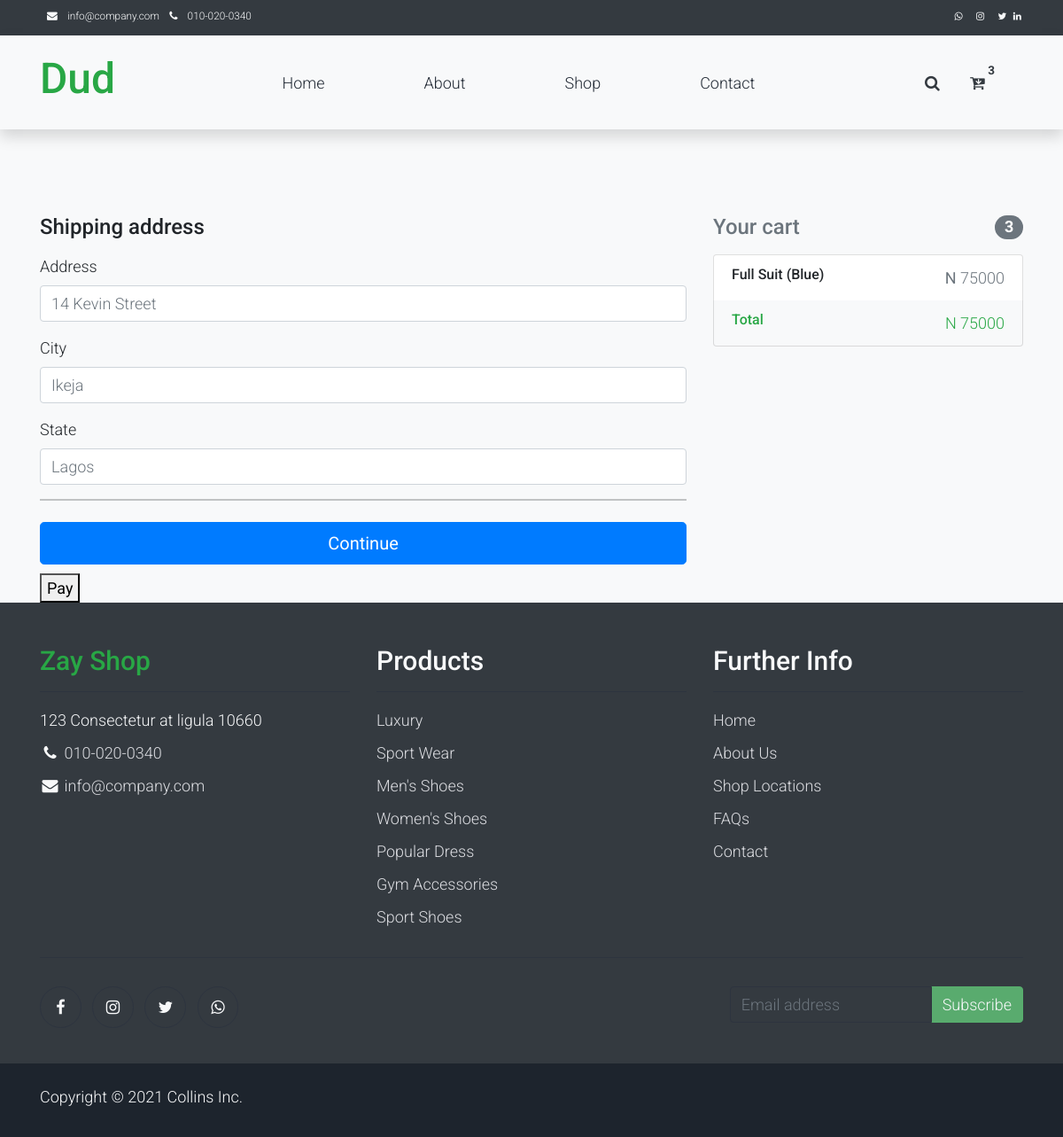
Screenshot of /checkout/ (signed in) with the database file from the repository.
### store/models.py (models this page shows, shortened)
class Order(models.Model):
    customer = models.ForeignKey(Customer, on_delete=models.SET_NULL, null=True, blank=True)
    date_ordered = models.DateTimeField(auto_now_add=True)
    complete = models.BooleanField(default=False)
    transaction_id = models.CharField(max_length=100, null=True, blank=True)
    @property
    def get_cart_total(self):
        orderitems = self.orderitem_set.all()
        total = sum([item.get_total_price for item in orderitems])
        return total
    @property
    def get_cart_items(self):
        orderitems = self.orderitem_set.all()
        total = sum([item.quantity for item in orderitems])
        return total
    @property
    def shipping(self):
        shipping = True
        return shipping

class OrderItem(models.Model):
    product = models.ForeignKey(Product, on_delete=models.SET_NULL, null=True, blank=True)
    order = models.ForeignKey(Order, null=True, blank=True, on_delete=models.CASCADE)
    quantity = models.IntegerField(default=0, null=True, blank=True)
    date_added = models.DateTimeField(auto_now_add=True)
    @property
    def get_total_price(self):
        total = self.product.price * self.quantity
        return total

class Product(models.Model):
    name = models.CharField(max_length=200, null=True, blank=True)
    image = models.ImageField(null=True, blank=True)
    price = models.IntegerField(null=True, blank=True)

### store/views.py (the view)
# urls.py: path('checkout/', checkout, name='checkout'),
def checkout(request):
    data = cartData(request)
    cartItems = data['cartItems']
    order = data['order']
    items = data['items']
    context = {
        'items': items,
        'order': order,
        'cartItems':cartItems
    }
    return render(request, 'store/checkout.html', context)

### store/utils.py (called while the page is built)
def cartData(request):
    if request.user.is_authenticated:
        customer = request.user.customer
        order, created = Order.objects.get_or_create(customer=customer, complete=False)
        items = order.orderitem_set.all()
        cartItems = order.get_cart_items
    else:
        cookieData = cookieCart(request)
        cartItems = cookieData['cartItems']
        order = cookieData['order']
        items = cookieData['items']
    return  {'items': items, 'order': order,'cartItems': cartItems}

### store/templates/store/checkout.html (shortened to what this page needs)
{% extends 'store/main.html' %}
{% load static %}
{% block content %}
<body class="bg-light">
  <div class="container">
    <div class="py-5 text-center">
      </div>
    <div class="row">
      <div class="col-md-4 order-md-2 mb-4">
        <h4 class="d-flex justify-content-between align-items-center mb-3">
          <span class="text-muted">Your cart</span>
          <span class="badge badge-secondary badge-pill">{{ order.get_cart_items }}</span>
        </h4>
        <ul class="list-group mb-3">
          {% for item in items %}
          <li class="list-group-item d-flex justify-content-between lh-condensed">
            <div>
              <h6 class="my-0">{{ item.product.name }}</h6>
            </div>
            <span class="text-muted"> <strong>N</strong> {{ item.get_total_price }}</span>
          </li>
          {% endfor %}
          <li class="list-group-item d-flex justify-content-between bg-light">
            <div class="text-success">
              <h6 class="my-0">Total</h6>
            </div>
            <span class="text-success">N {{ order.get_cart_total }}</span>
          </li>
        </ul>
      </div>
      <div class="col-md-8 order-md-1">
        <h4 id="shipping-title" class="mb-3">Shipping address</h4>
        <form class="needs-validation" id="form" novalidate="">
          <div class="mb-3">
            <label for="address2">Address</label>
            <input name="address2" type="text" class="form-control" id="address2" placeholder="14 Kevin Street">
          </div>
          <div class="mb-3">
            <label for="city">City</label>
            <input name="city" type="text" class="form-control" id="city" placeholder="Ikeja">
          </div>
          <div class="mb-3">
            <label for="state">State</label>
            <input type="text" name="state" class="form-control" id="address" placeholder="Lagos" required="">
          </div>
          <hr class="mb-4">
          <button class="btn btn-primary btn-lg btn-block" style="margin-bottom: 10px;" id="submit-form" type="submit">Continue</button>
        </form>
        <form id="paymentForm">
          <div class="form-submit">
            <button type="submit" onclick="payWithPaystack()"> Pay </button>
          </div>
      </form>
      </div>
    </div>
  </div>
{% endblock content %}

### static/css/templatemo.css (style rules this page uses)
body, ul, li, p, a, label, input, div { font-family: 'Roboto', sans-serif; font-size: 18px !important; font-weight: 300 !important; }
.text-muted { color: #bcbcbc !important; }
.text-success { color: #59ab6e !important; }
.bg-light { background-color: #e9eef5 !important; }
.form-control { border: 1px solid #e8e8e8; }

### rows the page displays
Order: get_cart_items "3", get_cart_total "75000"
OrderItem: product.name "Full Suit (Blue)", get_total_price "75000"

### other values shown
{{ cartItems }} "3"
